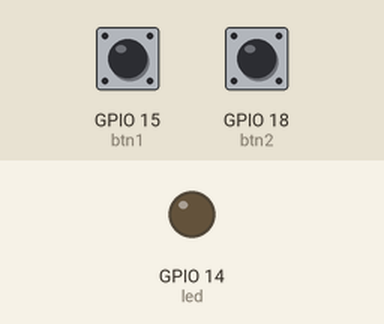
Bench run of a program on a simulated Raspberry Pi (BCM pin numbers). On the bench: output pins drawn as LEDs (lit = HIGH). The inputs (shaded band) are chosen by the test bench; at power-on: GPIO 15 (btn1) HIGH, GPIO 18 (btn2) HIGH.

Above: at 1.2 s.
1.3 s: GPIO 15 (btn1) pulled LOW for 0.15 s
At 2.5 s:
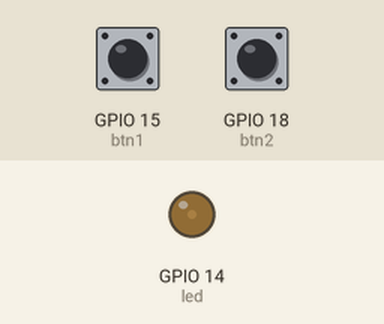
2.9 s: GPIO 15 (btn1) pulled LOW for 1 s
At 3.9 s:
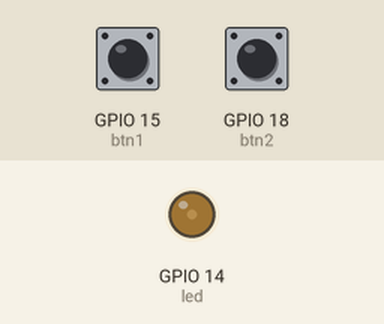
5.4 s: GPIO 15 (btn1) pulled LOW for 0.15 s
At 5.8 s:
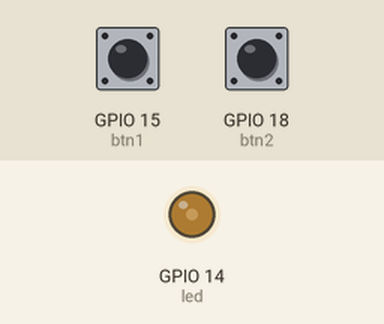
7.0 s: GPIO 18 (btn2) pulled LOW for 0.15 s
At 8.2 s:
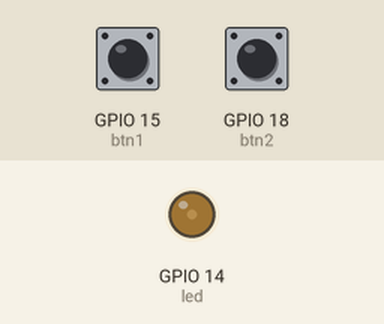
8.6 s: GPIO 15 (btn1) pulled LOW for 3.2 s
At 9.5 s:
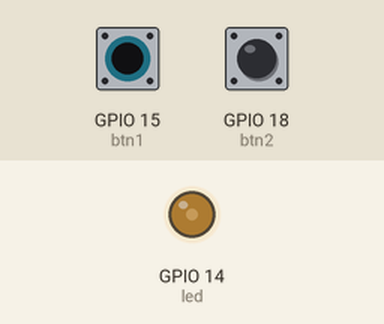
13.3 s: GPIO 15 (btn1) pulsed LOW 5 times (0.12 s each, 0.3 s apart)
At 15.2 s:
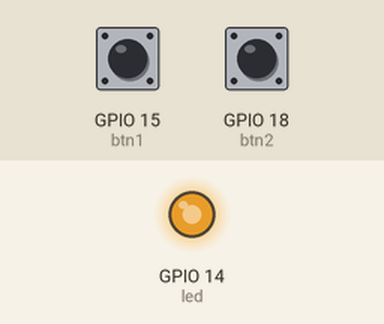
Timing chart, 0 to 16.7 s (numbered marks = the images above; inputs shaded):
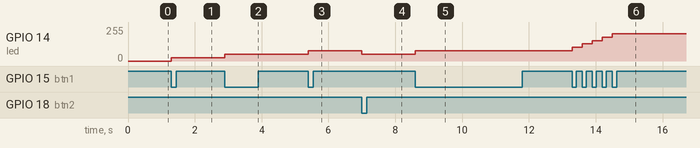

The program:

Test5.py
```python
from gpiozero import Button, PWMLED
from signal import pause
from time import sleep

bright = 0

def press1():
    led.value = min(led.value + 0.1, 0.9)

def press2():
    led.value = max(led.value - 0.1, 0.1)

btn1 = Button(15)
btn2 = Button(18)
led = PWMLED(14)
led.off()

btn1.when_pressed = press1
btn2.when_pressed = press2

pause()
```

Measured:
- after the input at 1.3 s, GPIO 14 (led): 0/255 → 26/255 at once
- after the input at 2.9 s, GPIO 14 (led): 26/255 → 51/255 at once
- after the input at 5.4 s, GPIO 14 (led): 51/255 → 77/255 at once
- after the input at 7.0 s, GPIO 14 (led): 77/255 → 51/255 at once
- after the input at 8.6 s, GPIO 14 (led): 51/255 → 77/255 at once
- after the input at 13.3 s, GPIO 14 (led): moves from 77/255 to 204/255 over 1.2 s, starting at once
